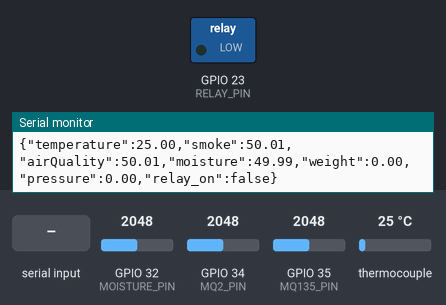
Bench run of a sketch on a simulated ESP32. On the bench: switched loads named in the sketch (green lamp = pin HIGH), the last lines printed to the serial monitor. The inputs (shaded band) are chosen by the test bench; at power-on: GPIO 32 (MOISTURE_PIN) = 2048, GPIO 34 (MQ2_PIN) = 2048, GPIO 35 (MQ135_PIN) = 2048, thermocouple 25 °C.

Above: at 2.2 s.
2.3 s: "RELAY_ON\n" received over Serial
At 3.1 s:
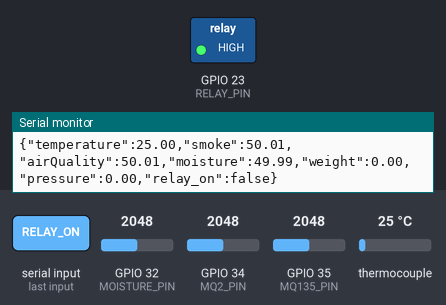
3.8 s: "RELAY_OFF\n" received over Serial
At 4.3 s:
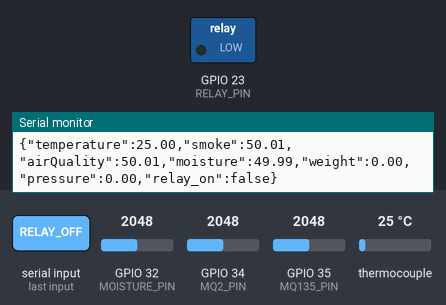
Timing chart, 0 to 6.8 s (numbered marks = the images above; inputs shaded):
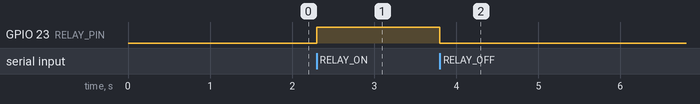

The sketch:

esp32_firmware.ino
```cpp
#include <SPI.h>
#include <max6675.h>
#include <HX711.h>

// --- Pin Assignments ---
// MAX6675 (Thermocouple)
#define MAX_SCK 18
#define MAX_CS 5
#define MAX_SO 19
MAX6675 thermocouple(MAX_SCK, MAX_CS, MAX_SO);

// Analog Sensors
#define MQ2_PIN 34
#define MQ135_PIN 35
#define MOISTURE_PIN 32

// HX711 (Load Cell 20kg)
#define HX711_DT 4
#define HX711_SCK 15
HX711 scale;

// HX710B (Pressure Sensor)
#define HX710B_DT 21
#define HX710B_SCK 22
HX711 pressureSensor;

// Relay
#define RELAY_PIN 23
bool relayState = false;

unsigned long lastReadTime = 0;

void setup() {
  Serial.begin(115200);

  // Initialize Pins
  pinMode(MQ2_PIN, INPUT);
  pinMode(MQ135_PIN, INPUT);
  pinMode(MOISTURE_PIN, INPUT);

  pinMode(RELAY_PIN, OUTPUT);
  digitalWrite(RELAY_PIN, LOW);

  // Initialize HX711
  scale.begin(HX711_DT, HX711_SCK);
  pinMode(HX711_DT, INPUT_PULLUP); // Prevent floating pin noise from freezing ESP32

  // Initialize HX710B
  pressureSensor.begin(HX710B_DT, HX710B_SCK);
  pinMode(HX710B_DT, INPUT_PULLUP); // Prevent floating pin noise

  // Give sensors time to warm up
  delay(1000);
}

void loop() {
  // Listen for incoming commands from the laptop (e.g. to toggle relay)
  if (Serial.available() > 0) {
    String command = Serial.readStringUntil('\n');
    command.trim();
    if (command == "RELAY_ON") {
      relayState = true;
      digitalWrite(RELAY_PIN, HIGH);
    } else if (command == "RELAY_OFF") {
      relayState = false;
      digitalWrite(RELAY_PIN, LOW);
    }
  }

  // Transmit sensor data every 2 seconds
  if (millis() - lastReadTime >= 2000) {
    lastReadTime = millis();

    float tempC = thermocouple.readCelsius();
    int mq2_val = analogRead(MQ2_PIN);
    int mq135_val = analogRead(MQ135_PIN);
    int moisture_val = analogRead(MOISTURE_PIN);

    float weight = 0.0;
    if (digitalRead(HX711_DT) == LOW && scale.is_ready()) {
      weight = scale.get_units(1); // Single read to prevent blocking
    }

    float pressure = 0.0;
    if (digitalRead(HX710B_DT) == LOW && pressureSensor.is_ready()) {
      pressure = pressureSensor.get_units(1); // Single read to prevent blocking
    }

    // Convert analog values
    float smoke = (mq2_val / 4095.0) * 100.0;
    float airQuality = (mq135_val / 4095.0) * 100.0;
    // Most analog moisture sensors output Max voltage (4095) when dry, and Min (0) when wet.
    // By doing 100.0 - ..., bone dry air will read as 0.0% instead of 100.0%.
    float moisture_pct = 100.0 - ((moisture_val / 4095.0) * 100.0);

    // Sanitize values (prevent "nan" from breaking JSON.parse in the browser)
    if (isnan(tempC)) tempC = 0.0;
    if (isnan(smoke)) smoke = 0.0;
    if (isnan(airQuality)) airQuality = 0.0;
    if (isnan(moisture_pct)) moisture_pct = 0.0;
    if (isnan(weight)) weight = 0.0;
    if (isnan(pressure)) pressure = 0.0;

    // Build JSON string
    String json = "{";
    json += "\"temperature\":" + String(tempC) + ",";
    json += "\"smoke\":" + String(smoke) + ",";
    json += "\"airQuality\":" + String(airQuality) + ",";
    json += "\"moisture\":" + String(moisture_pct) + ",";
    json += "\"weight\":" + String(weight) + ",";
    json += "\"pressure\":" + String(pressure) + ",";
    json += "\"relay_on\":" + String(relayState ? "true" : "false");
    json += "}";

    // Print to Serial (Laptop reads this)
    Serial.println(json);
  }
}
```

Measured:
- after the input at 2.3 s, GPIO 23 (RELAY_PIN): LOW → HIGH at once
- after the input at 3.8 s, GPIO 23 (RELAY_PIN): HIGH → LOW at once
